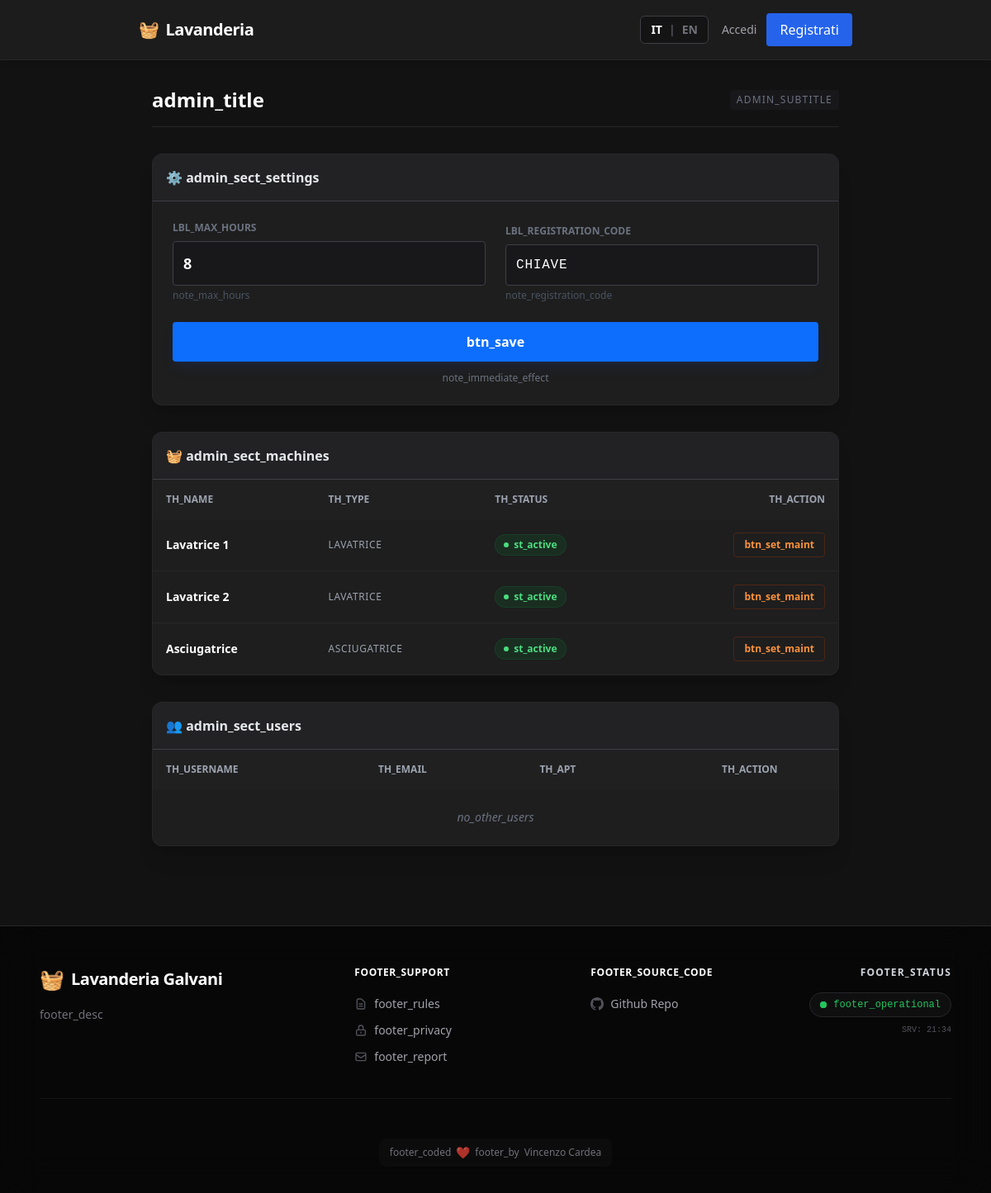
The page /src/pages/admin.php on the database its author committed.
### tables this page shows
CREATE TABLE
  `macchine` (
    `idmacchina` int (11) NOT NULL,
    `nome` varchar(50) NOT NULL,
    `tipo` enum ('lavatrice', 'asciugatrice') NOT NULL,
    `stato` enum ('attiva', 'manutenzione') DEFAULT 'attiva',
    `ritardo` int (11) DEFAULT 0
  );

### src/Lang.php (called while the page is built, shortened)
<?php
class Lang
{
    private static $translations = [];
    public static function get($key)
    {
        return self::$translations[$key] ?? $key;
    }
}
function __($key)
{
    return Lang::get($key);
}

### src/pages/admin.php (the view, shortened to what this page needs)
<?php
$database = new Database();
$db = $database->getConnection();
try {
    $stmtConf = $db->query("SELECT chiave, valore FROM configurazioni");
    $config = $stmtConf->fetchAll(PDO::FETCH_KEY_PAIR);
    $currentLimit = $config['max_hours_weekly'] ?? 3;
    $currentCode = $config['registration_code'] ?? 'GALVANI2025';
    $stmtMacchine = $db->query("SELECT * FROM macchine");
    $macchine = $stmtMacchine->fetchAll();
    $stmtList = $db->prepare("SELECT * FROM utenti WHERE idutente != ? ORDER BY data_registrazione DESC");
    $stmtList->execute([$_SESSION['user_id']]);
    $utenti = $stmtList->fetchAll();
} catch (Exception $e) {
    die("Errore Database: " . $e->getMessage());
}
require SRC_PATH . '/templates/header.php';
?>
<div class="p-4 max-w-6xl mx-auto space-y-8 pb-20">
    <div class="flex flex-col sm:flex-row items-start sm:items-center justify-between border-b border-zinc-800 pb-4 gap-2">
        <h2 class="text-2xl font-bold text-white"><?= __('admin_title') ?></h2>
        <span class="text-xs text-gray-500 uppercase tracking-widest bg-zinc-900 px-2 py-1 rounded"><?= __('admin_subtitle') ?></span>
    </div>
    <section class="bg-card rounded-xl border border-zinc-800 shadow-xl overflow-hidden">
        <div class="p-4 bg-zinc-800/50 border-b border-zinc-700">
            <h3 class="font-bold text-gray-200 flex items-center gap-2">⚙️ <?= __('admin_sect_settings') ?></h3>
        </div>
        <div class="p-6">
            <form method="POST" id="settingsForm" class="grid grid-cols-1 md:grid-cols-2 gap-6 items-end">
                <div>
                    <label class="block text-xs font-bold text-gray-500 uppercase mb-2"><?= __('lbl_max_hours') ?></label>
                    <input type="number" name="max_hours" value="<?= htmlspecialchars($currentLimit) ?>" min="1" max="20"
                        class="w-full bg-zinc-900 border border-zinc-700 rounded p-3 text-white focus:border-accent focus:ring-1 focus:ring-accent font-bold text-lg">
                    <p class="text-xs text-gray-600 mt-1"><?= __('note_max_hours') ?></p>
                </div>
                <div>
                    <label class="block text-xs font-bold text-gray-500 uppercase mb-2"><?= __('lbl_registration_code') ?></label>
                    <div class="relative">
                        <input type="text" name="registration_code" value="<?= htmlspecialchars($currentCode) ?>"
                            class="w-full bg-zinc-900 border border-zinc-700 rounded p-3 text-white focus:border-accent focus:ring-1 focus:ring-accent font-mono tracking-wider">
                    </div>
                    <p class="text-xs text-gray-600 mt-1"><?= __('note_registration_code') ?></p>
                </div>
                <div class="md:col-span-2">
                    <button type="submit" class="w-full bg-accent hover:bg-blue-600 text-white font-bold py-3 px-6 rounded transition-colors shadow-lg shadow-blue-900/20 flex justify-center items-center gap-2">
                        <?= __('btn_save') ?>
                    </button>
                    <p class="text-xs text-gray-500 mt-3 text-center">
                        <?= __('note_immediate_effect') ?>
                    </p>
                </div>
            </form>
        </div>
    </section>
    <section class="bg-card rounded-xl border border-zinc-800 shadow-xl overflow-hidden">
        <div class="p-4 bg-zinc-800/50 border-b border-zinc-700">
            <h3 class="font-bold text-gray-200 flex items-center gap-2">🧺 <?= __('admin_sect_machines') ?></h3>
        </div>
        <div class="hidden md:block overflow-x-auto">
            <table class="w-full text-left text-sm text-gray-400">
                <thead class="bg-zinc-800/30 uppercase text-xs">
                    <tr>
                        <th class="p-4"><?= __('th_name') ?></th>
                        <th class="p-4"><?= __('th_type') ?></th>
                        <th class="p-4"><?= __('th_status') ?></th>
                        <th class="p-4 text-right"><?= __('th_action') ?></th>
                    </tr>
                </thead>
                <tbody class="divide-y divide-zinc-800">
                    <?php foreach ($macchine as $m): ?>
                        <tr class="hover:bg-zinc-800/30">
                            <td class="p-4 font-bold text-white"><?= htmlspecialchars(__($m['nome'] ?? '')) ?></td>
                            <td class="p-4 uppercase text-xs tracking-wider"><?= __($m['tipo'] ?? '') ?></td>
                            <td class="p-4">
                                <?php if (($m['stato'] ?? '') === 'attiva'): ?>
                                    <span class="inline-flex items-center gap-1.5 px-2.5 py-1 rounded-full text-xs font-bold bg-green-900/30 text-green-400 border border-green-900/50">
                                        <span class="w-1.5 h-1.5 rounded-full bg-green-400 animate-pulse"></span> <?= __('st_active') ?>
                                    </span>
                                <?php else: ?>
                                    <span class="inline-flex items-center gap-1.5 px-2.5 py-1 rounded-full text-xs font-bold bg-orange-900/30 text-orange-400 border border-orange-900/50">
                                        <span class="w-1.5 h-1.5 rounded-full bg-orange-400"></span> <?= __('st_maint') ?>
                                    </span>
                                <?php endif; ?>
                            </td>
                            <td class="p-4 text-right">
                                <form method="POST">
                                    <button class="px-3 py-1.5 rounded text-xs font-bold border transition-all <?= ($m['stato'] === 'attiva') ? 'text-orange-400 border-orange-900/50 hover:bg-orange-600 hover:text-white' : 'text-green-400 border-green-900/50 hover:bg-green-600 hover:text-white' ?>">
                                        <?= ($m['stato'] === 'attiva') ? __('btn_set_maint') : __('btn_set_active') ?>
                                    </button>
                                </form>
                            </td>
                        </tr>
                    <?php endforeach; ?>
                </tbody>
            </table>
        </div>
    </section>
    <section class="bg-card rounded-xl border border-zinc-800 shadow-xl overflow-hidden">
        <div class="p-4 bg-zinc-800/50 border-b border-zinc-700">
            <h3 class="font-bold text-gray-200 flex items-center gap-2">👥 <?= __('admin_sect_users') ?></h3>
        </div>
        <div class="hidden md:block overflow-x-auto">
            <table class="w-full text-left text-sm text-gray-400">
                <thead class="bg-zinc-800/30 uppercase text-xs">
                    <tr>
                        <th class="p-4"><?= __('th_username') ?></th>
                        <th class="p-4"><?= __('th_email') ?></th>
                        <th class="p-4"><?= __('th_apt') ?></th>
                        <th class="p-4 text-center"><?= __('th_action') ?></th>
                    </tr>
                </thead>
                <tbody class="divide-y divide-zinc-800">
                    <?php if (empty($utenti)): ?>
                        <tr>
                            <td colspan="4" class="p-6 text-center text-gray-500 italic"><?= __('no_other_users') ?></td>
                        </tr>
                    <?php endif; ?>
                </tbody>
            </table>
        </div>
    </section>
</div>
<?php require SRC_PATH . '/templates/footer.php'; ?>

### rows shown on the page
macchine: nome "Lavatrice 1", tipo "LAVATRICE"
macchine: nome "Lavatrice 2", tipo "LAVATRICE"
macchine: nome "Asciugatrice", tipo "ASCIUGATRICE"

### other values the page prints
__('admin_title') "admin_title"
__('admin_subtitle') "ADMIN_SUBTITLE"
__('admin_sect_settings') "admin_sect_settings"
__('lbl_max_hours') "LBL_MAX_HOURS"
__('note_max_hours') "note_max_hours"
__('lbl_registration_code') "LBL_REGISTRATION_CODE"
__('note_registration_code') "note_registration_code"
__('btn_save') "btn_save"
__('note_immediate_effect') "note_immediate_effect"
__('admin_sect_machines') "admin_sect_machines"
__('th_name') "TH_NAME"
__('th_type') "TH_TYPE"
__('th_status') "TH_STATUS"
__('th_action') "TH_ACTION"
__('admin_sect_users') "admin_sect_users"
